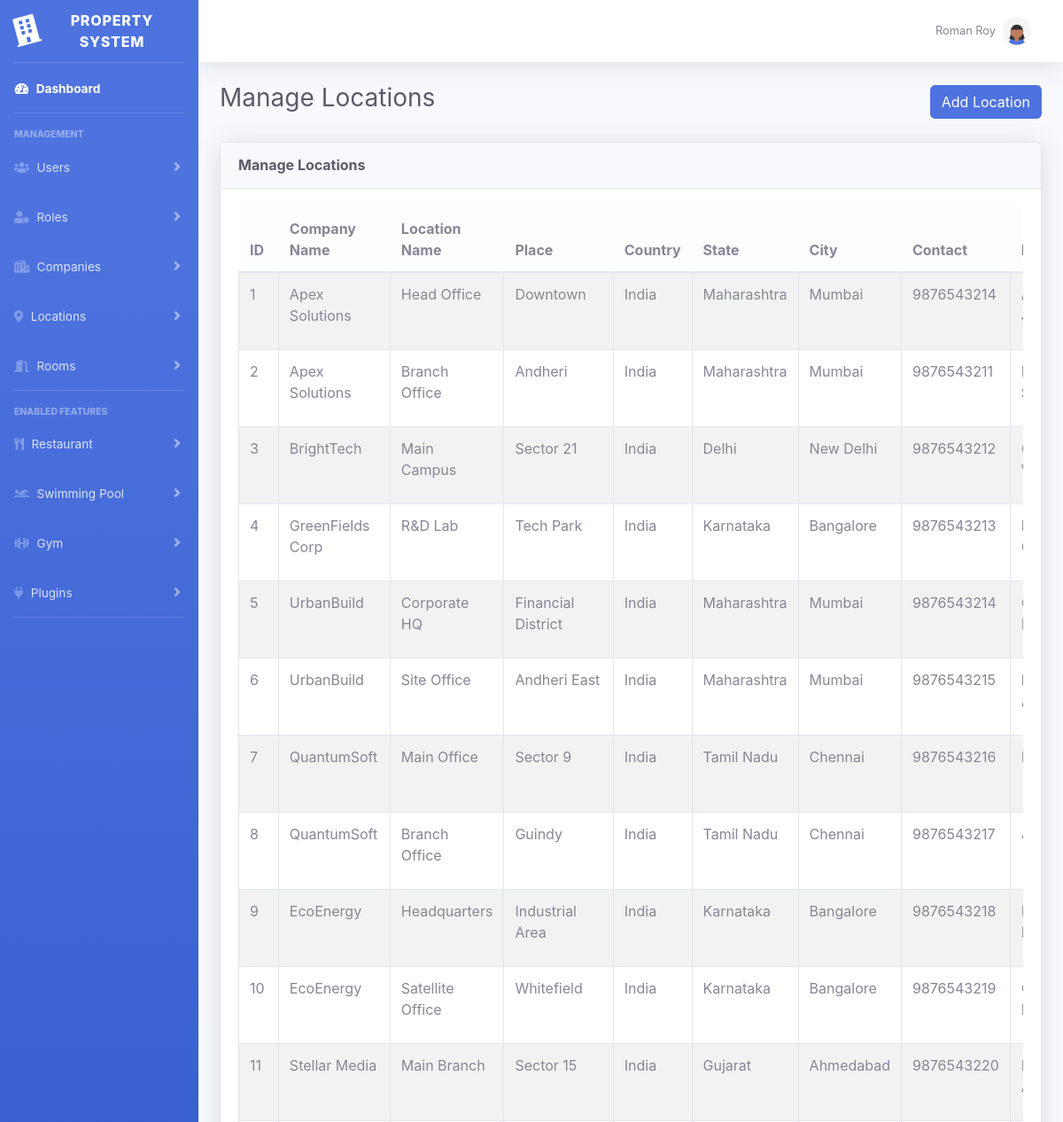
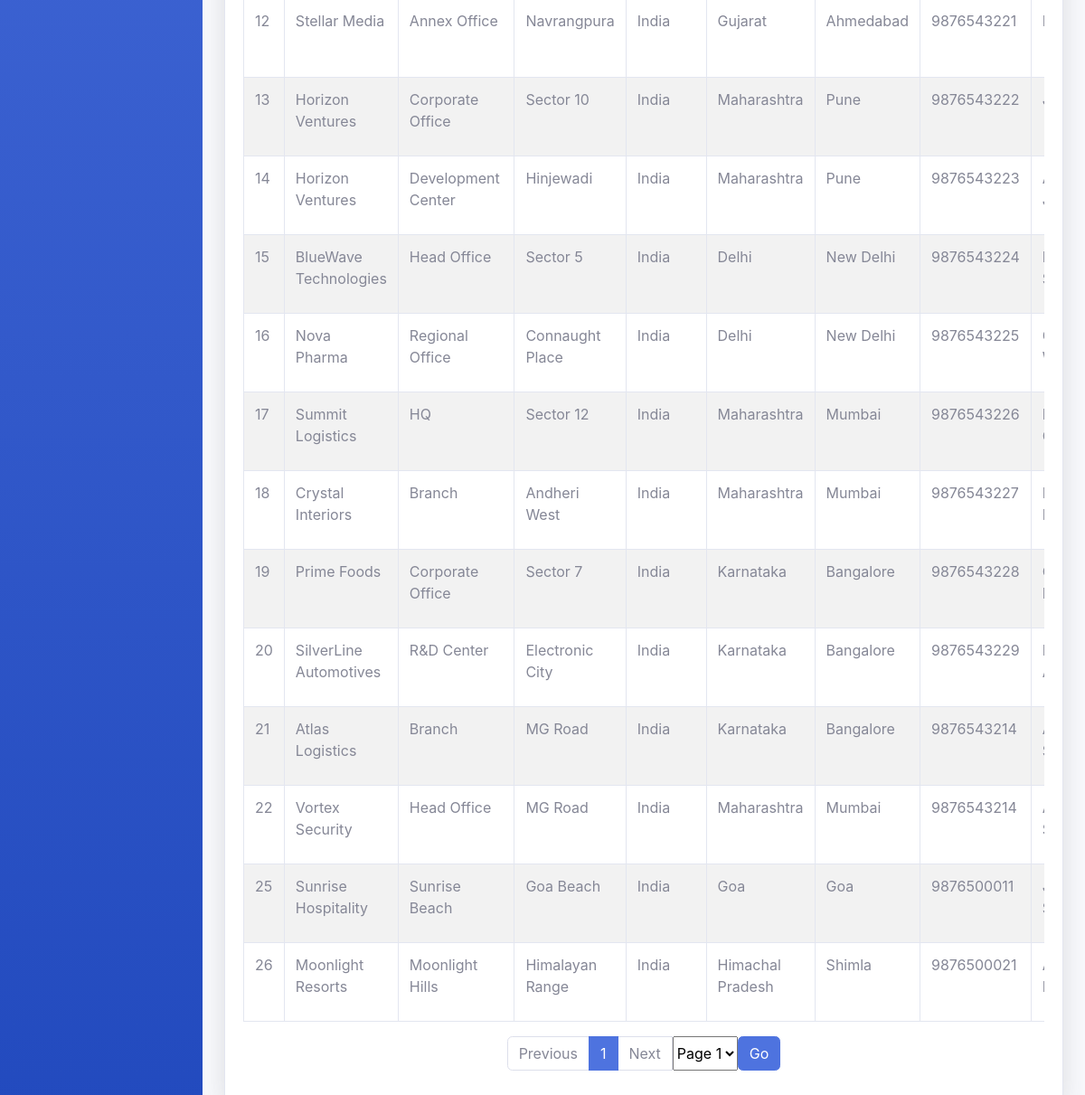
Screenshot of /admin.php?action=manageLocations (signed in) with the database file from the repository (2 pictures, top to bottom).
### tables this page shows
CREATE TABLE `plugin_master` (
  `plugin_id` int(11) NOT NULL,
  `plugin_name` varchar(100) NOT NULL,
  `icon` varchar(100) DEFAULT NULL,
  `description` text DEFAULT NULL,
  `status` enum('active','inactive') DEFAULT 'active',
  `created_at` datetime DEFAULT current_timestamp()
);

CREATE TABLE `locations` (
  `location_id` int(11) NOT NULL,
  `location_name` varchar(150) NOT NULL,
  `place` varchar(150) NOT NULL,
  `country` varchar(100) NOT NULL,
  `state` varchar(100) NOT NULL,
  `city` varchar(100) NOT NULL,
  `company_id` int(11) NOT NULL,
  `contact_number` varchar(20) DEFAULT NULL,
  `manager` varchar(150) DEFAULT NULL,
  `created_by` int(11) DEFAULT NULL,
  `is_deleted` tinyint(1) NOT NULL DEFAULT 0,
  `created_at` timestamp NOT NULL DEFAULT current_timestamp()
);

CREATE TABLE `companies` (
  `company_id` int(11) NOT NULL,
  `company_name` varchar(150) NOT NULL,
  `created_at` timestamp NOT NULL DEFAULT current_timestamp(),
  `description` text DEFAULT NULL,
  `email` varchar(100) DEFAULT NULL,
  `phone` varchar(20) DEFAULT NULL,
  `website` varchar(100) DEFAULT NULL,
  `is_deleted` tinyint(1) NOT NULL DEFAULT 0
);

### classes/Plugin.php (called while the page is built, shortened)
<?php
class Plugin {
    public static function getEnabled($pdo, $location_id) {
        $stmt = $pdo->prepare("
            SELECT p.plugin_id, p.plugin_name AS name
            FROM plugin_master p
            INNER JOIN location_plugins lp ON lp.plugin_id = p.plugin_id
            WHERE lp.location_id = ? AND lp.is_enabled = 1
        ");
        $stmt->execute([$location_id]);
        return $stmt->fetchAll(PDO::FETCH_ASSOC);
    }
}
?>

### templates/locations/manage_location.php (the view, shortened to what this page needs)
<?php
$results = $results ?? [
    'pageTitle'   => 'Manage Locations',
    'message'     => '',
    'locations'   => [],
    'currentPage' => 1,
    'totalPages'  => 1,
    'total'       => 0,
    'perPage'     => 25
];
$locations   = $results['locations'];
$currentPage = (int)($results['currentPage'] ?? 1);
$totalPages  = (int)($results['totalPages'] ?? 1);
?>
<?php include __DIR__ . "/../include/header.php"; ?>
<div id="wrapper">
    <?php include __DIR__ . "/../include/sidebar.php"; ?>
    <div id="content-wrapper" class="d-flex flex-column">
        <div id="content">
            <?php include __DIR__ . "/../include/topbar.php"; ?>
            <div class="container-fluid">
                <div class="d-flex justify-content-between align-items-center mb-4">
                    <h1 class="h3 text-gray-800"><?= htmlspecialchars($results['pageTitle']) ?></h1>
                    <a href="<?= BASE_URL ?>/admin.php?action=newLocation" class="btn btn-primary">
                        <i class="bi bi-plus-circle"></i> Add Location
                    </a>
                </div>
                <div class="card shadow mb-4">
                    <div class="card-header py-3">
                        <h6 class="m-0 font-weight-bold text-gray-800"><?= htmlspecialchars($results['pageTitle']) ?></h6>
                    </div>
                    <div class="card-body">
                        <div class="table-responsive">
                            <table class="table table-bordered table-striped">
                                <thead class="table-light">
                                    <tr>
                                        <th>ID</th>
                                        <th>Company Name</th>
                                        <th>Location Name</th>
                                        <th>Place</th>
                                        <th>Country</th>
                                        <th>State</th>
                                        <th>City</th>
                                        <th>Contact</th>
                                        <th>Manager</th>
                                    </tr>
                                </thead>
                                <tbody>
                                    <?php if (!empty($locations)): ?>
                                        <?php foreach ($locations as $loc): ?>
                                            <tr>
                                                <td><?= $loc['location_id'] ?></td>
                                                <td><?= htmlspecialchars($loc['company_name'] ?? '-') ?></td>
                                                <td><?= htmlspecialchars($loc['location_name']) ?></td>
                                                <td><?= htmlspecialchars($loc['place'] ?? '-') ?></td>
                                                <td><?= htmlspecialchars($loc['country'] ?? '-') ?></td>
                                                <td><?= htmlspecialchars($loc['state'] ?? '-') ?></td>
                                                <td><?= htmlspecialchars($loc['city'] ?? '-') ?></td>
                                                <td><?= htmlspecialchars($loc['contact_number'] ?? '-') ?></td>
                                                <td><?= htmlspecialchars($loc['manager'] ?? '-') ?></td>
                                            </tr>
                                        <?php endforeach; ?>
                                    <?php else: ?>
                                        <tr>
                                            <td colspan="11" class="text-center">No locations found.</td>
                                        </tr>
                                    <?php endif; ?>
                                </tbody>
                            </table>
                        </div>
			<nav aria-label="Location pagination">
    			<ul class="pagination justify-content-center align-items-center">
        		<li class="page-item <?= ($currentPage <= 1) ? 'disabled' : '' ?>">
           		 <a class="page-link" href="<?= BASE_URL ?>/admin.php?action=manageLocations&page=<?= max(1, $currentPage - 1) ?>">Previous</a>
        		</li>
        		<?php for ($i = 1; $i <= $totalPages; $i++): ?>
           		 <li class="page-item <?= ($i === $currentPage) ? 'active' : '' ?>">
                	<a class="page-link" href="<?= BASE_URL ?>/admin.php?action=manageLocations&page=<?= $i ?>"><?= $i ?></a>
            		</li>
        		<?php endfor; ?>
        		<li class="page-item <?= ($currentPage >= $totalPages) ? 'disabled' : '' ?>">
           		 <a class="page-link" href="<?= BASE_URL ?>/admin.php?action=manageLocations&page=<?= min($totalPages, $currentPage + 1) ?>">Next</a>
        		</li>
        		<li class="page-item ms-2">
            		<div class="input-group input-group-sm">
                		<select name="page" class="form-select" onchange="this.form.submit()">
                        	<?php for ($i = 1; $i <= $totalPages; $i++): ?>
                        	<option value="<?= $i ?>" <?= ($i === $currentPage) ? 'selected' : '' ?>>Page <?= $i ?></option>
                        	<?php endfor; ?>
                	</select>
                		<button type="submit" class="btn btn-primary">Go</button>
            		</div>
                     </li>
   	    	</ul>
      	   </nav>
      </div>
    </div>
            </div>
        </div>
        <?php include __DIR__ . "/../include/footer.php"; ?>

### templates/include/sidebar.php (shortened to what this page needs)
<?php
global $pdo;
$location_id = $_SESSION['location_id'] ?? null;
$enabledPlugins = [];
if ($location_id && isset($pdo)) {
    $enabledPlugins = Plugin::getEnabled($pdo, $location_id);
}
?>
<ul class="navbar-nav bg-gradient-primary sidebar sidebar-dark accordion" id="accordionSidebar">
  <a class="sidebar-brand d-flex align-items-center justify-content-center" href="<?= BASE_URL ?>/admin.php">
    <div class="sidebar-brand-icon rotate-n-15">
      <i class="fas fa-building"></i>
    </div>
    <div class="sidebar-brand-text mx-3">Property System</div>
  </a>
  <hr class="sidebar-divider my-0">
  <li class="nav-item active">
    <a class="nav-link" href="<?= BASE_URL ?>/admin.php">
      <i class="fas fa-fw fa-tachometer-alt"></i>
      <span>Dashboard</span>
    </a>
  </li>
  <hr class="sidebar-divider">
  <div class="sidebar-heading">Management</div>
  <li class="nav-item">
    <a class="nav-link collapsed" href="#" data-toggle="collapse" data-target="#collapseUsers">
      <i class="fas fa-users"></i>
      <span>Users</span>
    </a>
  </li>
  <li class="nav-item">
    <a class="nav-link collapsed" href="#" data-toggle="collapse" data-target="#collapseRoles">
      <i class="fas fa-user-tag"></i>
      <span>Roles</span>
    </a>
  </li>
  <li class="nav-item">
    <a class="nav-link collapsed" href="#" data-toggle="collapse" data-target="#collapseCompanies">
      <i class="fas fa-city"></i>
      <span>Companies</span>
    </a>
  </li>
  <li class="nav-item">
    <a class="nav-link collapsed" href="#" data-toggle="collapse" data-target="#collapseLocations">
      <i class="fas fa-map-marker-alt"></i>
      <span>Locations</span>
    </a>
  </li>
  <li class="nav-item">
    <a class="nav-link collapsed" href="#" data-toggle="collapse" data-target="#collapseRooms">
      <i class="fas fa-door-open"></i>
      <span>Rooms</span>
    </a>
  </li>
  <hr class="sidebar-divider">
  <?php if (!empty($enabledPlugins)): ?>
      <div class="sidebar-heading">Enabled Features</div>
      <?php
      $icons = [
          'Restaurant' => 'fa-utensils',
          'Swimming Pool' => 'fa-swimmer',
          'Parking' => 'fa-parking',
          'Spa' => 'fa-spa',
          'Gym' => 'fa-dumbbell',
          'Play Area' => 'fa-child'
      ];
      ?>
      <?php foreach ($enabledPlugins as $plugin): ?>
          <?php
          $pluginName = htmlspecialchars($plugin['name']);
          $pluginKey  = strtolower(str_replace(' ', '', $plugin['name']));
          $icon = $icons[$plugin['name']] ?? 'fa-plug';
          ?>
          <li class="nav-item">
              <a class="nav-link collapsed" href="#" data-toggle="collapse" data-target="#collapse<?= $pluginKey ?>">
                  <i class="fas <?= $icon ?>"></i>
                  <span><?= $pluginName ?></span>
              </a>
          </li>
      <?php endforeach; ?>
  <?php endif; ?>
  <li class="nav-item">
    <a class="nav-link collapsed" href="#" data-toggle="collapse" data-target="#collapsePlugins">
      <i class="fas fa-plug"></i>
      <span>Plugins</span>
    </a>
  </li>
  <hr class="sidebar-divider d-none d-md-block">
</ul>

### rows the page displays
plugin_master: plugin_name "Restaurant"
plugin_master: plugin_name "Swimming Pool"
plugin_master: plugin_name "Gym"
locations: location_id "1", company.company_name "Apex Solutions", location_name "Head Office", place "Downtown", country "India", state "Maharashtra", city "Mumbai", contact_number "9876543214"
locations: location_id "2", company.company_name "Apex Solutions", location_name "Branch Office", place "Andheri", country "India", state "Maharashtra", city "Mumbai", contact_number "9876543211"
locations: location_id "3", company.company_name "BrightTech", location_name "Main Campus", place "Sector 21", country "India", state "Delhi", city "New Delhi", contact_number "9876543212"
locations: location_id "4", company.company_name "GreenFields Corp", location_name "R&D Lab", place "Tech Park", country "India", state "Karnataka", city "Bangalore", contact_number "9876543213"
locations: location_id "5", company.company_name "UrbanBuild", location_name "Corporate HQ", place "Financial District", country "India", state "Maharashtra", city "Mumbai", contact_number "9876543214"
locations: location_id "6", company.company_name "UrbanBuild", location_name "Site Office", place "Andheri East", country "India", state "Maharashtra", city "Mumbai", contact_number "9876543215"
locations: location_id "7", company.company_name "QuantumSoft", location_name "Main Office", place "Sector 9", country "India", state "Tamil Nadu", city "Chennai", contact_number "9876543216"
locations: location_id "8", company.company_name "QuantumSoft", location_name "Branch Office", place "Guindy", country "India", state "Tamil Nadu", city "Chennai", contact_number "9876543217"
locations: location_id "9", company.company_name "EcoEnergy", location_name "Headquarters", place "Industrial Area", country "India", state "Karnataka", city "Bangalore", contact_number "9876543218"
locations: location_id "10", company.company_name "EcoEnergy", location_name "Satellite Office", place "Whitefield", country "India", state "Karnataka", city "Bangalore", contact_number "9876543219"
locations: location_id "11", company.company_name "Stellar Media", location_name "Main Branch", place "Sector 15", country "India", state "Gujarat", city "Ahmedabad", contact_number "9876543220"
locations: location_id "12", company.company_name "Stellar Media", location_name "Annex Office", place "Navrangpura", country "India", state "Gujarat", city "Ahmedabad", contact_number "9876543221"
locations: location_id "13", company.company_name "Horizon Ventures", location_name "Corporate Office", place "Sector 10", country "India", state "Maharashtra", city "Pune", contact_number "9876543222"
locations: location_id "14", company.company_name "Horizon Ventures", location_name "Development Center", place "Hinjewadi", country "India", state "Maharashtra", city "Pune", contact_number "9876543223"
locations: location_id "15", company.company_name "BlueWave Technologies", location_name "Head Office", place "Sector 5", country "India", state "Delhi", city "New Delhi", contact_number "9876543224"
locations: location_id "16", company.company_name "Nova Pharma", location_name "Regional Office", place "Connaught Place", country "India", state "Delhi", city "New Delhi", contact_number "9876543225"
locations: location_id "17", company.company_name "Summit Logistics", location_name "HQ", place "Sector 12", country "India", state "Maharashtra", city "Mumbai", contact_number "9876543226"
locations: location_id "18", company.company_name "Crystal Interiors", location_name "Branch", place "Andheri West", country "India", state "Maharashtra", city "Mumbai", contact_number "9876543227"
locations: location_id "19", company.company_name "Prime Foods", location_name "Corporate Office", place "Sector 7", country "India", state "Karnataka", city "Bangalore", contact_number "9876543228"
locations: location_id "20", company.company_name "SilverLine Automotives", location_name "R&D Center", place "Electronic City", country "India", state "Karnataka", city "Bangalore", contact_number "9876543229"
locations: location_id "21", company.company_name "Atlas Logistics", location_name "Branch", place "MG Road", country "India", state "Karnataka", city "Bangalore", contact_number "9876543214"
locations: location_id "22", company.company_name "Vortex Security", location_name "Head Office", place "MG Road", country "India", state "Maharashtra", city "Mumbai", contact_number "9876543214"
locations: location_id "25", company.company_name "Sunrise Hospitality", location_name "Sunrise Beach", place "Goa Beach", country "India", state "Goa", city "Goa", contact_number "9876500011"
locations: location_id "26", company.company_name "Moonlight Resorts", location_name "Moonlight Hills", place "Himalayan Range", country "India", state "Himachal Pradesh", city "Shimla", contact_number "9876500021"

### other values shown
$_SESSION['user_name'] "Roman Roy"
$results['pageTitle'] "Manage Locations"
